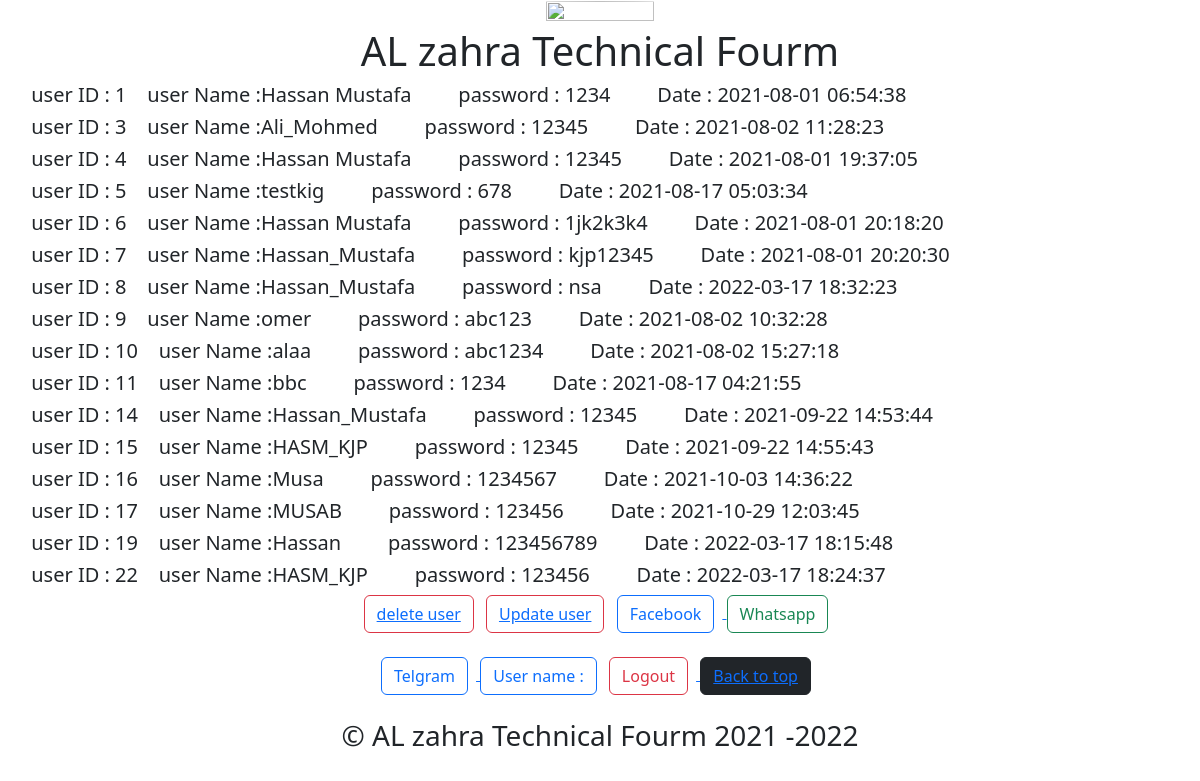
Page /Adminstretor.php on the committed database.
### tables this page shows
CREATE TABLE `users` (
  `id` bigint(20) NOT NULL,
  `user_id` bigint(20) NOT NULL,
  `Email` varchar(50) DEFAULT NULL,
  `user_name` varchar(100) NOT NULL,
  `password` varchar(100) NOT NULL,
  `rols` int(11) NOT NULL,
  `date` timestamp NOT NULL DEFAULT CURRENT_TIMESTAMP ON UPDATE CURRENT_TIMESTAMP
);

### Adminstretor.php (the view, shortened to what this page needs)
<!DOCTYPE html>
<html>
<head>
<link rel="stylesheet" type="text/css" href="bootstrap.css"/>
 <link href="../assets/dist/css/bootstrap.min.css" rel="stylesheet">
</head>
<body >
<center>
<img class="logo" src="pictur/117361560_131122638675479_2867158783066452055_n_002.jpg" >
<h1>AL zahra Technical Fourm </h1>
</center>
 <?php
 	include("connection.php");
$query="select * from users";
$result=mysqli_query($con , $query);
 ?>
 <?php
 while($row=mysqli_fetch_assoc($result)){
      echo '<div class="btn-primary"><h5> &nbsp; &nbsp; &nbsp;  user ID : ' .$row['id'].' &nbsp; &nbsp;user Name :' .$row['user_name'].'  &nbsp; &nbsp; &nbsp; &nbsp; password : ' .$row['password'].'    &nbsp; &nbsp; &nbsp; &nbsp; Date : ' .$row['date'].'</h5> </div>';
  }
 ?>
  <footer>
    <center>
   <button  type="button" class="btn btn-outline-danger me-2" onclick="document.getElementById('dome').style.display='block';">
<a href="Delete_user.php">     delete user </a>
    </button>
    <button  type="button" class="btn btn-outline-danger me-2">
<a href="Update_user.php">     Update user </a>
    </button>
    <a href="https://www.facebook.com/101955221592221/posts/322616729526068/?app=fbl">
        <button type="button" class="btn btn-outline-primary me-2"> Facebook</button>  </a>
            <a href="https://chat.whatsapp.com/HM3irxNCiAl10AwZ7SvhaM">
        <button type="button" class="btn btn-outline-success me-2 "> Whatsapp</button>  </a><br><br>
            <a href="https://t.me/joinchat/AAAAAEpS-Fs3KBVJYaqBng">
        <button type="button" class="btn btn-outline-primary me-2 "> Telgram</button>  </a>
        <button type="button" class="btn btn-outline-primary me-2" method="post" name="login" >
        User name : <?php echo $user_data['user_name']; ?>          </button>
          <a href="logout.php">
          <button type="button" class="btn btn-outline-danger me-2"> Logout</button>
          <button type="button" class="btn btn-dark me-2">
          <a href="#">Back to top</a> <br>
          </button>
         </a>
         <br> <br>
         <h3>&copy;  AL zahra Technical Fourm  2021 -2022  <br>
         </center>
  </footer>
</body>
</html>

### Adminstretor.php (style rules this page uses)
.logo { width:30%; height:30%; border-radius: 50%; }

### rows in the picture
users: id "1", user_name "Hassan Mustafa", password "1234", date "2021-08-01 06:54:38"
users: id "3", user_name "Ali_Mohmed", password "12345", date "2021-08-02 11:28:23"
users: id "4", user_name "Hassan Mustafa", password "12345", date "2021-08-01 19:37:05"
users: id "5", user_name "testkig", password "678", date "2021-08-17 05:03:34"
users: id "6", user_name "Hassan Mustafa", password "1jk2k3k4", date "2021-08-01 20:18:20"
users: id "7", user_name "Hassan_Mustafa", password "kjp12345", date "2021-08-01 20:20:30"
users: id "8", user_name "Hassan_Mustafa", password "nsa", date "2022-03-17 18:32:23"
users: id "9", user_name "omer", password "abc123", date "2021-08-02 10:32:28"
users: id "10", user_name "alaa", password "abc1234", date "2021-08-02 15:27:18"
users: id "11", user_name "bbc", password "1234", date "2021-08-17 04:21:55"
users: id "14", user_name "Hassan_Mustafa", password "12345", date "2021-09-22 14:53:44"
users: id "15", user_name "HASM_KJP", password "12345", date "2021-09-22 14:55:43"
users: id "16", user_name "Musa", password "1234567", date "2021-10-03 14:36:22"
users: id "17", user_name "MUSAB", password "123456", date "2021-10-29 12:03:45"
users: id "19", user_name "Hassan", password "123456789", date "2022-03-17 18:15:48"
users: id "22", user_name "HASM_KJP", password "123456", date "2022-03-17 18:24:37"
